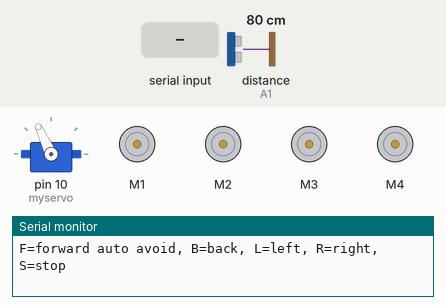
Simulated run of this sketch. Board: Arduino Uno, built with avr-gcc and run on an emulated ATmega328P. On the bench: servo, 4 × DC motor (green arrow = forward, orange = backward, longer = faster), the last lines printed to the serial monitor. The inputs (shaded band) are chosen by the test bench; at power-on: distance to the obstacle (sensor on A1) 80 cm. The echo pulse lasts 58.3 µs per cm.

Above: at 1.7 s.
1.8 s: "f" received over Serial
At 3.2 s:
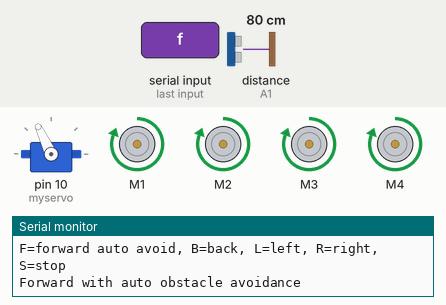
3.5 s: distance to the obstacle (sensor on A1) set to 22 cm
5.0 s: distance to the obstacle (sensor on A1) set to 18 cm
At 7.6 s:
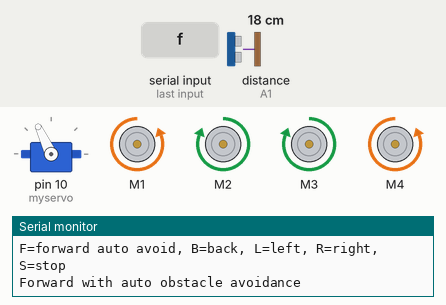
8.0 s: "l" received over Serial
11.0 s: "F" received over Serial
At 12.27 s:
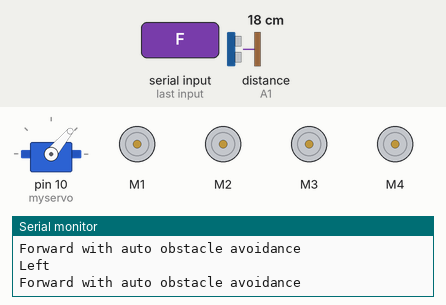
14.0 s: "L" received over Serial
At 14.9 s:
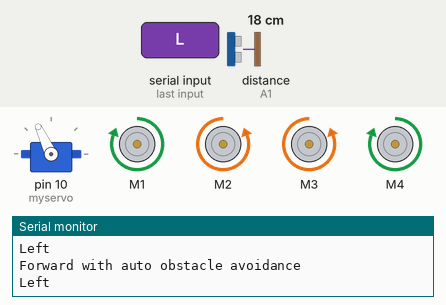
Timing chart, 0 to 16.5 s (numbered marks = the images above; inputs shaded):
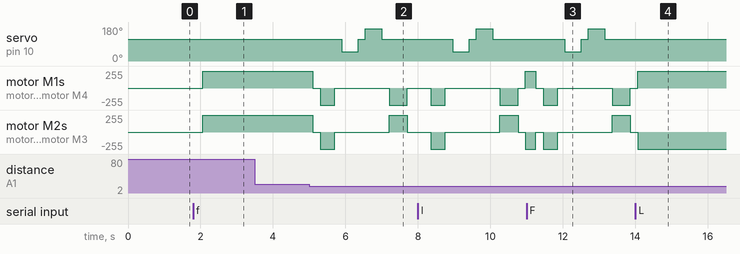

Measured:
- the behaviour switches between 21 and 20 cm on distance to the obstacle (sensor on A1) (found by bisection; images 1 and 2)
- after the input at 1.8 s, motor M1–4: stopped → forward 255/255 after 0.26 s
- after the input at 3.5 s, every drawn part: stays the same
- after the input at 5.0 s, servo on pin 10 (myservo): 115° → 50° after 0.90 s, → 115° 0.45 s later, → 170° 0.20 s later, → 115° 0.45 s later; motor M1: goes stopped 0.20 s, backward 255/255 0.40 s, stopped 1.5 s, backward 255/255 0.50 s, then stopped, starting after 0.10 s
- after the input at 11.0 s, servo on pin 10 (myservo): 115° → 50° after 1.1 s, → 115° 0.45 s later, → 170° 0.20 s later, → 115° 0.45 s later; motor M1: goes stopped 0.20 s, backward 255/255 0.40 s, stopped 1.5 s, backward 255/255 0.50 s, then stopped, starting after 0.25 s
- after the input at 14.0 s, servo on pin 10 (myservo): stays 115° (without the input it goes to 50° after 1.1 s)

The sketch:

Arduino_Bluetooth_source_code.ino
```cpp
/*
  Arduino Bluetooth/Serial Monitor Controlled Car

  This project controls a 4-wheel Arduino car using both
  a Bluetooth mobile app (HC-05) and the Arduino IDE Serial Monitor.

  The system uses:
  - L293D Motor Driver Shield
  - 4 DC Motors
  - HC-05 Bluetooth Module
  - Ultrasonic Sensor
  - Servo Motor

  Features:
  - Forward, backward, left, and right movement
  - Bluetooth and Serial Monitor control
  - Automatic obstacle detection and avoidance

Created by Balagie Hydara

You can watch the video here: https://youtu.be/1xQAdOWvVt4
*/


#include <AFMotor.h>
#include <NewPing.h>
#include <Servo.h>

AF_DCMotor motor1(1, MOTOR12_1KHZ);
AF_DCMotor motor2(2, MOTOR12_1KHZ);
AF_DCMotor motor3(3, MOTOR34_1KHZ);
AF_DCMotor motor4(4, MOTOR34_1KHZ);
Servo myservo;

int valSpeed = 255;

// Ultrasonic
#define TRIG_PIN A0
#define ECHO_PIN A1
#define MAX_DISTANCE 200
NewPing sonar(TRIG_PIN, ECHO_PIN, MAX_DISTANCE);

int stopDistance = 20;

// movement state
char currentMode = 'S';

void setup() {
  Serial.begin(9600);

  myservo.attach(10);
  myservo.write(115);
  delay(500);

  SetSpeed(valSpeed);
  stopMotors();

  Serial.println("F=forward auto avoid, B=back, L=left, R=right, S=stop");
}

void loop() {
  // read command from Serial Monitor
  if (Serial.available() > 0) {
    char cmd = Serial.read();

    if (cmd == 'f' || cmd == 'F') {
      currentMode = 'F';
      Serial.println("Forward with auto obstacle avoidance");
    }
    else if (cmd == 'b' || cmd == 'B') {
      currentMode = 'B';
      moveBackward();
      Serial.println("Backward");
    }
    else if (cmd == 'l' || cmd == 'L') {
      currentMode = 'L';
      turnLeft();
      Serial.println("Left");
    }
    else if (cmd == 'r' || cmd == 'R') {
      currentMode = 'R';
      turnRight();
      Serial.println("Right");
    }
    else if (cmd == 's' || cmd == 'S') {
      currentMode = 'S';
      stopMotors();
      Serial.println("Stop");
    }
  }

  // automatic obstacle detection only when going forward
  if (currentMode == 'F') {
    int d = readDistance();

    if (d > stopDistance) {
      moveForward();
    } else {
      obstacleAvoid();
    }
  }
}

void SetSpeed(int val) {
  valSpeed = val;
  motor1.setSpeed(val);
  motor2.setSpeed(val);
  motor3.setSpeed(val);
  motor4.setSpeed(val);
}

void moveForward() {
  motor1.run(FORWARD);
  motor2.run(FORWARD);
  motor3.run(FORWARD);
  motor4.run(FORWARD);
}

void moveBackward() {
  motor1.run(BACKWARD);
  motor2.run(BACKWARD);
  motor3.run(BACKWARD);
  motor4.run(BACKWARD);
}

void turnLeft() {
  motor1.run(FORWARD);
  motor2.run(BACKWARD);
  motor3.run(BACKWARD);
  motor4.run(FORWARD);
}

void turnRight() {
  motor1.run(BACKWARD);
  motor2.run(FORWARD);
  motor3.run(FORWARD);
  motor4.run(BACKWARD);
}

void stopMotors() {
  motor1.run(RELEASE);
  motor2.run(RELEASE);
  motor3.run(RELEASE);
  motor4.run(RELEASE);
}

int readPingOnly() {
  delay(50);
  int cm = sonar.ping_cm();
  if (cm == 0) cm = 250;
  return cm;
}

int readDistance() {
  myservo.write(115);
  delay(200);
  return readPingOnly();
}

int lookLeft() {
  myservo.write(170);
  delay(400);
  int d = readPingOnly();
  myservo.write(115);
  delay(200);
  return d;
}

int lookRight() {
  myservo.write(50);
  delay(400);
  int d = readPingOnly();
  myservo.write(115);
  delay(200);
  return d;
}

void obstacleAvoid() {
  stopMotors();
  delay(200);

  moveBackward();
  delay(400);
  stopMotors();
  delay(200);

  int rightD = lookRight();
  int leftD  = lookLeft();

  if (rightD >= leftD) {
    turnRight();
    delay(500);
  } else {
    turnLeft();
    delay(500);
  }

  stopMotors();
  delay(200);
}
```
